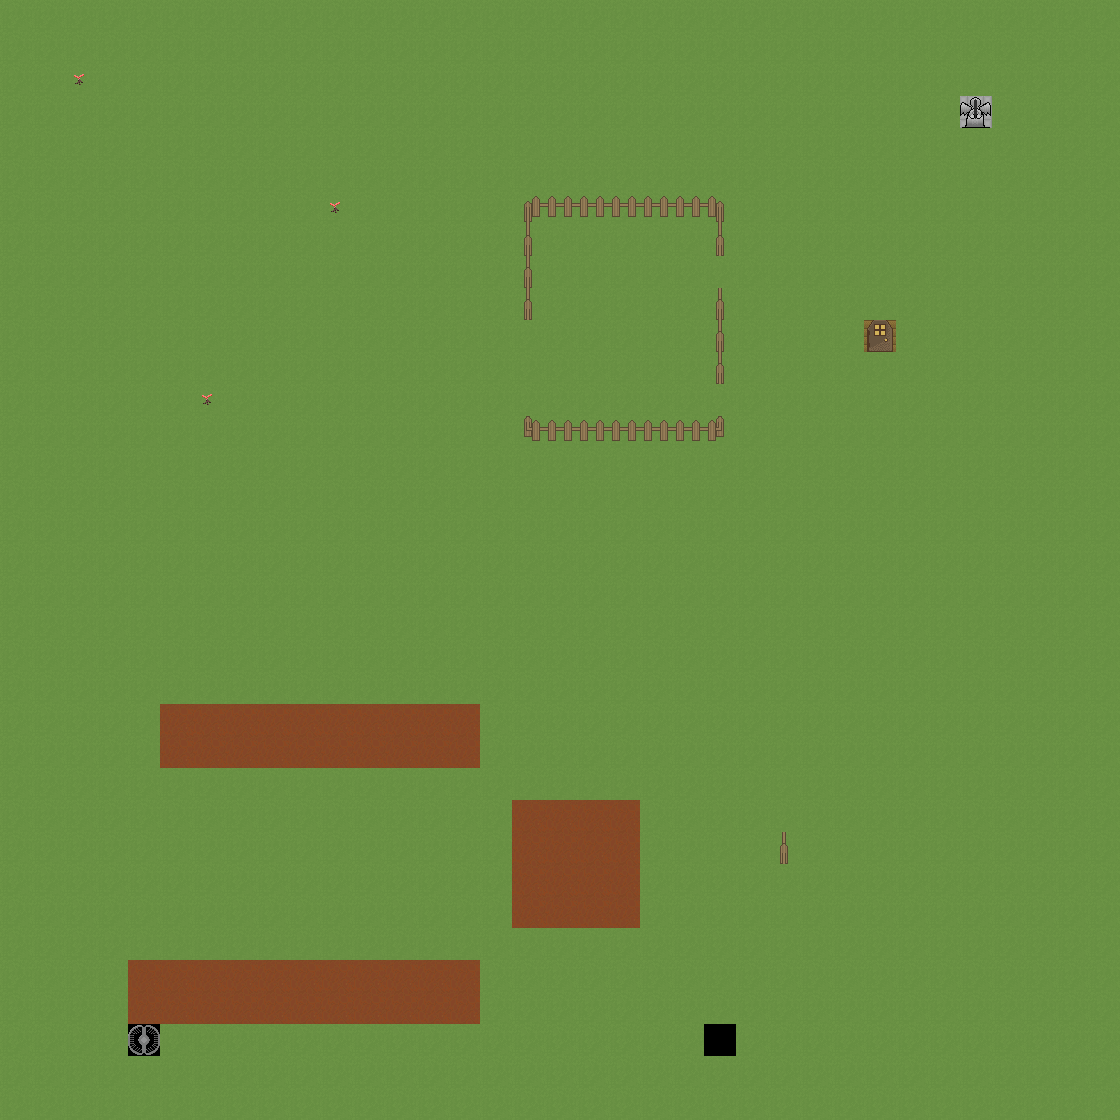

A level layout from a 2D game, rendered from its tile map. Below: a short description, then the map file with its tile-grid data intact:
An orthogonal 35x35 tile map with 32x32 px tiles, 2 tile layers (world, collisionmap).

<map version="1.0" orientation="orthogonal" renderorder="right-down" width="35" height="35" tilewidth="32" tileheight="32" nextobjectid="1">
 <tileset firstgid="1" name="tileset" tilewidth="32" tileheight="32" tilecount="192">
  <image source="tileset.png" width="384" height="512" />
 </tileset>
 <layer name="world" width="35" height="35">
  <data encoding="csv">
13,13,13,13,13,13,13,13,13,13,13,13,13,13,13,13,13,13,13,13,13,13,13,13,13,13,13,13,13,13,13,13,13,13,13,
13,13,13,13,13,13,13,13,13,13,13,13,13,13,13,13,13,13,13,13,13,13,13,13,13,13,13,13,13,13,13,13,13,13,13,
13,13,18,13,13,13,13,13,13,13,13,13,13,13,13,13,13,13,13,13,13,13,13,13,13,13,13,13,13,13,13,13,13,13,13,
13,13,13,13,13,13,13,13,13,13,13,13,13,13,13,13,13,13,13,13,13,13,13,13,13,13,13,13,13,13,78,13,13,13,13,
13,13,13,13,13,13,13,13,13,13,13,13,13,13,13,13,13,13,13,13,13,13,13,13,13,13,13,13,13,13,13,13,13,13,13,
13,13,13,13,13,13,13,13,13,13,13,13,13,13,13,13,13,13,13,13,13,13,13,13,13,13,13,13,13,13,13,13,13,13,13,
13,13,13,13,13,13,13,13,13,13,18,13,13,13,13,13,63,61,61,61,61,61,64,13,13,13,13,13,13,13,13,13,13,13,13,
13,13,13,13,13,13,13,13,13,13,13,13,13,13,13,13,62,13,13,13,13,13,62,13,13,13,13,13,13,13,13,13,13,13,13,
13,13,13,13,13,13,13,13,13,13,13,13,13,13,13,13,62,13,13,13,13,13,13,13,13,13,13,13,13,13,13,13,13,13,13,
13,13,13,13,13,13,13,13,13,13,13,13,13,13,13,13,62,13,13,13,13,13,62,13,13,13,13,13,13,13,13,13,13,13,13,
13,13,13,13,13,13,13,13,13,13,13,13,13,13,13,13,13,13,13,13,13,13,62,13,13,13,13,51,13,13,13,13,13,13,13,
13,13,13,13,13,13,13,13,13,13,13,13,13,13,13,13,13,13,13,13,13,13,62,13,13,13,13,13,13,13,13,13,13,13,13,
13,13,13,13,13,13,18,13,13,13,13,13,13,13,13,13,13,13,13,13,13,13,13,13,13,13,13,13,13,13,13,13,13,13,13,
13,13,13,13,13,13,13,13,13,13,13,13,13,13,13,13,65,61,61,61,61,61,66,13,13,13,13,13,13,13,13,13,13,13,13,
13,13,13,13,13,13,13,13,13,13,13,13,13,13,13,13,13,13,13,13,13,13,13,13,13,13,13,13,13,13,13,13,13,13,13,
13,13,13,13,13,13,13,13,13,13,13,13,13,13,13,13,13,13,13,13,13,13,13,13,13,13,13,13,13,13,13,13,13,13,13,
13,13,13,13,13,13,13,13,13,13,13,13,13,13,13,13,13,13,13,13,13,13,13,13,13,13,13,13,13,13,13,13,13,13,13,
13,13,13,13,13,13,13,13,13,13,13,13,13,13,13,13,13,13,13,13,13,13,13,13,13,13,13,13,13,13,13,13,13,13,13,
13,13,13,13,13,13,13,13,13,13,13,13,13,13,13,13,13,13,13,13,13,13,13,13,13,13,13,13,13,13,13,13,13,13,13,
13,13,13,13,13,13,13,13,13,13,13,13,13,13,13,13,13,13,13,13,13,13,13,13,13,13,13,13,13,13,13,13,13,13,13,
13,13,13,13,13,13,13,13,13,13,13,13,13,13,13,13,13,13,13,13,13,13,13,13,13,13,13,13,13,13,13,13,13,13,13,
13,13,13,13,13,13,13,13,13,13,13,13,13,13,13,13,13,13,13,13,13,13,13,13,13,13,13,13,13,13,13,13,13,13,13,
13,13,13,13,13,175,13,13,13,13,13,13,13,13,13,13,13,13,13,13,13,13,13,13,13,13,13,13,13,13,13,13,13,13,13,
13,13,13,13,13,13,13,13,13,13,13,13,13,13,13,13,13,13,13,13,13,13,13,13,13,13,13,13,13,13,13,13,13,13,13,
13,13,13,13,13,13,13,13,13,13,13,13,13,13,13,13,13,13,13,13,13,13,13,13,13,13,13,13,13,13,13,13,13,13,13,
13,13,13,13,13,13,13,13,13,13,13,13,13,13,13,13,13,85,13,13,13,13,13,13,13,13,13,13,13,13,13,13,13,13,13,
13,13,13,13,13,13,13,13,13,13,13,13,13,13,13,13,13,13,13,13,13,13,13,13,62,13,13,13,13,13,13,13,13,13,13,
13,13,13,13,13,13,13,13,13,13,13,13,13,13,13,13,13,13,13,13,13,13,13,13,13,13,13,13,13,13,13,13,13,13,13,
13,13,13,13,13,13,13,13,13,13,13,13,13,13,13,13,13,13,13,13,13,13,13,13,13,13,13,13,13,13,13,13,13,13,13,
13,13,13,13,13,13,13,13,13,13,13,13,13,13,13,13,13,13,13,13,13,13,13,13,13,13,13,13,13,13,13,13,13,13,13,
13,13,13,13,13,13,13,13,13,13,13,13,13,13,13,13,13,13,13,13,13,13,13,13,13,13,13,13,13,13,13,13,13,13,13,
13,13,13,13,13,13,13,13,13,13,13,13,13,13,13,13,13,13,13,13,13,13,13,13,13,13,13,13,13,13,13,13,13,13,13,
13,13,13,13,172,13,13,13,13,13,13,13,13,13,13,13,13,13,13,13,13,13,86,13,13,13,13,13,13,13,13,13,13,13,13,
13,13,13,13,13,13,13,13,13,13,13,13,13,13,13,13,13,13,13,13,13,13,13,13,13,13,13,13,13,13,13,13,13,13,13,
13,13,13,13,13,13,13,13,13,13,13,13,13,13,13,13,13,13,13,13,13,13,13,13,13,13,13,13,13,13,13,13,13,13,13
</data>
 </layer>
 <layer name="collisionmap" width="35" height="35">
  <data encoding="csv">
0,0,0,0,0,0,0,0,0,0,0,0,0,0,0,0,0,0,0,0,0,0,0,0,0,0,0,0,0,0,0,0,0,0,0,
0,0,0,0,0,0,0,0,0,0,0,0,0,0,0,0,0,0,0,0,0,0,0,0,0,0,0,0,0,0,0,0,0,0,0,
0,0,0,0,0,0,0,0,0,0,0,0,0,0,0,0,0,0,0,0,0,0,0,0,0,0,0,0,0,0,0,0,0,0,0,
0,0,0,0,0,0,0,0,0,0,0,0,0,0,0,0,0,0,0,0,0,0,0,0,0,0,0,0,0,0,0,0,0,0,0,
0,0,0,0,0,0,0,0,0,0,0,0,0,0,0,0,0,0,0,0,0,0,0,0,0,0,0,0,0,0,0,0,0,0,0,
0,0,0,0,0,0,0,0,0,0,0,0,0,0,0,0,0,0,0,0,0,0,0,0,0,0,0,0,0,0,0,0,0,0,0,
0,0,0,0,0,0,0,0,0,0,0,0,0,0,0,0,0,0,0,0,0,0,0,0,0,0,0,0,0,0,0,0,0,0,0,
0,0,0,0,0,0,0,0,0,0,0,0,0,0,0,0,0,0,0,0,0,0,0,0,0,0,0,0,0,0,0,0,0,0,0,
0,0,0,0,0,0,0,0,0,0,0,0,0,0,0,0,0,0,0,0,0,0,0,0,0,0,0,0,0,0,0,0,0,0,0,
0,0,0,0,0,0,0,0,0,0,0,0,0,0,0,0,0,0,0,0,0,0,0,0,0,0,0,0,0,0,0,0,0,0,0,
0,0,0,0,0,0,0,0,0,0,0,0,0,0,0,0,0,0,0,0,0,0,0,0,0,0,0,0,0,0,0,0,0,0,0,
0,0,0,0,0,0,0,0,0,0,0,0,0,0,0,0,0,0,0,0,0,0,0,0,0,0,0,0,0,0,0,0,0,0,0,
0,0,0,0,0,0,0,0,0,0,0,0,0,0,0,0,0,0,0,0,0,0,0,0,0,0,0,0,0,0,0,0,0,0,0,
0,0,0,0,0,0,0,0,0,0,0,0,0,0,0,0,0,0,0,0,0,0,0,0,0,0,0,0,0,0,0,0,0,0,0,
0,0,0,0,0,0,0,0,0,0,0,0,0,0,0,0,0,0,0,0,0,0,0,0,0,0,0,0,0,0,0,0,0,0,0,
0,0,0,0,0,0,0,0,0,0,0,0,0,0,0,0,0,0,0,0,0,0,0,0,0,0,0,0,0,0,0,0,0,0,0,
0,0,0,0,0,0,0,0,0,0,0,0,0,0,0,0,0,0,0,0,0,0,0,0,0,0,0,0,0,0,0,0,0,0,0,
0,0,0,0,0,0,0,0,0,0,0,0,0,0,0,0,0,0,0,0,0,0,0,0,0,0,0,0,0,0,0,0,0,0,0,
0,0,0,0,0,0,0,0,0,0,0,0,0,0,0,0,0,0,0,0,0,0,0,0,0,0,0,0,0,0,0,0,0,0,0,
0,0,0,0,0,0,0,0,0,0,0,0,0,0,0,0,0,0,0,0,0,0,0,0,0,0,0,0,0,0,0,0,0,0,0,
0,0,0,0,0,0,0,0,0,0,0,0,0,0,0,0,0,0,0,0,0,0,0,0,0,0,0,0,0,0,0,0,0,0,0,
0,0,0,0,0,0,0,0,0,0,0,0,0,0,0,0,0,0,0,0,0,0,0,0,0,0,0,0,0,0,0,0,0,0,0,
0,0,0,0,0,176,176,176,176,176,176,176,176,176,176,0,0,0,0,0,0,0,0,0,0,0,0,0,0,0,0,0,0,0,0,
0,0,0,0,0,176,176,176,176,176,176,176,176,176,176,0,0,0,0,0,0,0,0,0,0,0,0,0,0,0,0,0,0,0,0,
0,0,0,0,0,0,0,0,0,0,0,0,0,0,0,0,0,0,0,0,0,0,0,0,0,0,0,0,0,0,0,0,0,0,0,
0,0,0,0,0,0,0,0,0,0,0,0,0,0,0,0,176,176,176,176,0,0,0,0,0,0,0,0,0,0,0,0,0,0,0,
0,0,0,0,0,0,0,0,0,0,0,0,0,0,0,0,176,176,176,176,0,0,0,0,0,0,0,0,0,0,0,0,0,0,0,
0,0,0,0,0,0,0,0,0,0,0,0,0,0,0,0,176,176,176,176,0,0,0,0,0,0,0,0,0,0,0,0,0,0,0,
0,0,0,0,0,0,0,0,0,0,0,0,0,0,0,0,176,176,176,176,0,0,0,0,0,0,0,0,0,0,0,0,0,0,0,
0,0,0,0,0,0,0,0,0,0,0,0,0,0,0,0,0,0,0,0,0,0,0,0,0,0,0,0,0,0,0,0,0,0,0,
0,0,0,0,176,176,176,176,176,176,176,176,176,176,176,0,0,0,0,0,0,0,0,0,0,0,0,0,0,0,0,0,0,0,0,
0,0,0,0,176,176,176,176,176,176,176,176,176,176,176,0,0,0,0,0,0,0,0,0,0,0,0,0,0,0,0,0,0,0,0,
0,0,0,0,0,0,0,0,0,0,0,0,0,0,0,0,0,0,0,0,0,0,0,0,0,0,0,0,0,0,0,0,0,0,0,
0,0,0,0,0,0,0,0,0,0,0,0,0,0,0,0,0,0,0,0,0,0,0,0,0,0,0,0,0,0,0,0,0,0,0,
0,0,0,0,0,0,0,0,0,0,0,0,0,0,0,0,0,0,0,0,0,0,0,0,0,0,0,0,0,0,0,0,0,0,0
</data>
 </layer>
</map>
